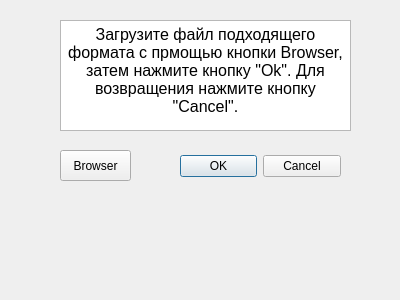
<?xml version="1.0" encoding="UTF-8"?>
<ui version="4.0">
 <class>Count_of_faces</class>
 <widget class="QDialog" name="Count_of_faces">
  <property name="geometry">
   <rect>
    <x>0</x>
    <y>0</y>
    <width>400</width>
    <height>300</height>
   </rect>
  </property>
  <property name="windowTitle">
   <string>Dialog</string>
  </property>
  <widget class="QDialogButtonBox" name="buttonBox">
   <property name="geometry">
    <rect>
     <x>180</x>
     <y>150</y>
     <width>161</width>
     <height>32</height>
    </rect>
   </property>
   <property name="orientation">
    <enum>Qt::Horizontal</enum>
   </property>
   <property name="standardButtons">
    <set>QDialogButtonBox::Cancel|QDialogButtonBox::Ok</set>
   </property>
  </widget>
  <widget class="QToolButton" name="toolButton">
   <property name="geometry">
    <rect>
     <x>60</x>
     <y>150</y>
     <width>71</width>
     <height>31</height>
    </rect>
   </property>
   <property name="text">
    <string>Browser</string>
   </property>
  </widget>
  <widget class="QTextEdit" name="textEdit">
   <property name="geometry">
    <rect>
     <x>60</x>
     <y>20</y>
     <width>291</width>
     <height>111</height>
    </rect>
   </property>
   <property name="html">
    <string>&lt;!DOCTYPE HTML PUBLIC &quot;-//W3C//DTD HTML 4.0//EN&quot; &quot;http://www.w3.org/TR/REC-html40/strict.dtd&quot;&gt;
&lt;html&gt;&lt;head&gt;&lt;meta name=&quot;qrichtext&quot; content=&quot;1&quot; /&gt;&lt;style type=&quot;text/css&quot;&gt;
p, li { white-space: pre-wrap; }
&lt;/style&gt;&lt;/head&gt;&lt;body style=&quot; font-family:'MS Shell Dlg 2'; font-size:8.25pt; font-weight:400; font-style:normal;&quot;&gt;
&lt;p align=&quot;center&quot; style=&quot; margin-top:0px; margin-bottom:0px; margin-left:0px; margin-right:0px; -qt-block-indent:0; text-indent:0px;&quot;&gt;&lt;span style=&quot; font-size:12pt;&quot;&gt;Загрузите файл подходящего формата с прмощью кнопки Browser, затем нажмите кнопку &amp;quot;Ok&amp;quot;. Для возвращения нажмите кнопку &amp;quot;Cancel&amp;quot;.&lt;/span&gt;&lt;/p&gt;&lt;/body&gt;&lt;/html&gt;</string>
   </property>
  </widget>
 </widget>
 <resources/>
 <connections>
  <connection>
   <sender>buttonBox</sender>
   <signal>accepted()</signal>
   <receiver>Count_of_faces</receiver>
   <slot>accept()</slot>
   <hints>
    <hint type="sourcelabel">
     <x>248</x>
     <y>254</y>
    </hint>
    <hint type="destinationlabel">
     <x>157</x>
     <y>274</y>
    </hint>
   </hints>
  </connection>
  <connection>
   <sender>buttonBox</sender>
   <signal>rejected()</signal>
   <receiver>Count_of_faces</receiver>
   <slot>reject()</slot>
   <hints>
    <hint type="sourcelabel">
     <x>316</x>
     <y>260</y>
    </hint>
    <hint type="destinationlabel">
     <x>286</x>
     <y>274</y>
    </hint>
   </hints>
  </connection>
 </connections>
</ui>
